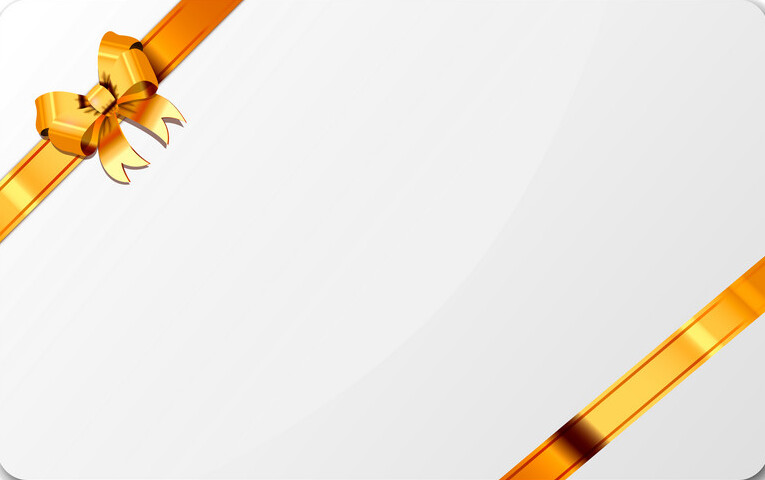
#> input picture Images/background.jpg, 765 x 480 px
$ python main.py
#> lines starting #> are read from the running program, lines starting #| are printed output that depends on the picture
from PIL import Image, ImageDraw, ImageFont

# Define constant variables
CARD_WIDTH = 800
CARD_HEIGHT = 600
BACKGROUND_COLOR = (255, 255, 255)  # White
TEXT_COLOR = (0, 0, 0)  # Black
FONT_SIZE = 48
FONT_PATH = "font.ttf"
MESSAGE = "Happy Birthday!"
SENDER_NAME = "Komen"
BACKGROUND_IMAGE_PATH = "back.jpg"  # Path to your background image

# Create a new image with the background color
card_image = Image.new("RGB", (CARD_WIDTH, CARD_HEIGHT), BACKGROUND_COLOR)
#> card_image: PIL image 800x600 RGB; every value is 255

# Load the background image
background_image = Image.open('Images/background.jpg')
#> background_image is the input picture: PIL image 765x480 RGB; mean R, G, B 238.5, 232.1, 222.3

# Resize the background image to fit the card dimensions
background_image = background_image.resize((CARD_WIDTH, CARD_HEIGHT))
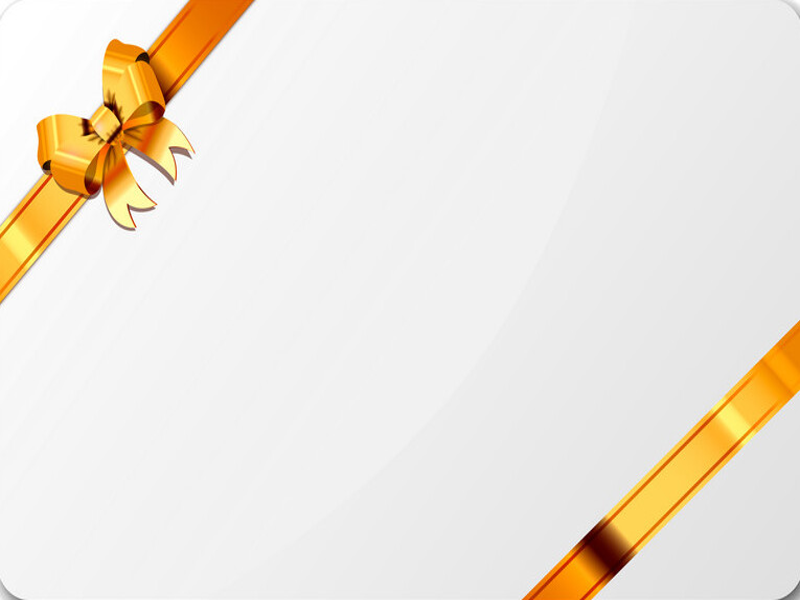
#> background_image: PIL image 800x600 RGB; mean R, G, B 238.5, 232.1, 222.3

# Paste the background image onto the card
card_image.paste(background_image, (0, 0))

# Create a draw object
draw = ImageDraw.Draw(card_image)

# Add text
font = ImageFont.truetype(FONT_PATH, FONT_SIZE)
text_bbox = draw.textbbox((0, 0), MESSAGE, font=font)
#> text_bbox = (0, 9, 393, 55)
text_width = text_bbox[2] - text_bbox[0]
#> text_width = 393
text_height = text_bbox[3] - text_bbox[1]
#> text_height = 46
text_x = (CARD_WIDTH - text_width) // 2
#> text_x = 203
text_y = (CARD_HEIGHT - text_height) // 2
#> text_y = 277
draw.text((text_x, text_y), MESSAGE, font=font, fill=TEXT_COLOR)

# Add sender's name
sender_font = ImageFont.truetype(FONT_PATH, FONT_SIZE - 10)
sender_text = "From: " + SENDER_NAME
text_bbox = draw.textbbox((0, 0), sender_text, font=sender_font)
#> text_bbox = (0, 8, 250, 36)
sender_width = text_bbox[2] - text_bbox[0]
#> sender_width = 250
sender_height = text_bbox[3] - text_bbox[1]
#> sender_height = 28
sender_x = (CARD_WIDTH - sender_width) // 2
#> sender_x = 275
sender_y = text_y + text_height + 20
#> sender_y = 343
draw.text((sender_x, sender_y), sender_text, font=sender_font, fill=TEXT_COLOR)

# Save the card
card_image.save("birthday_card.png")
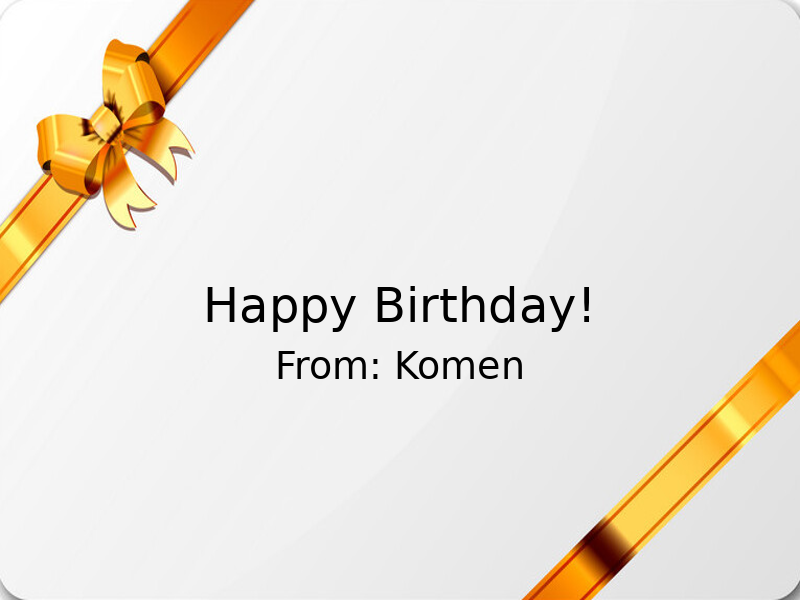
#> saved as birthday_card.png: PIL image 800x600 RGB; mean R, G, B 235.5, 229.1, 219.3
